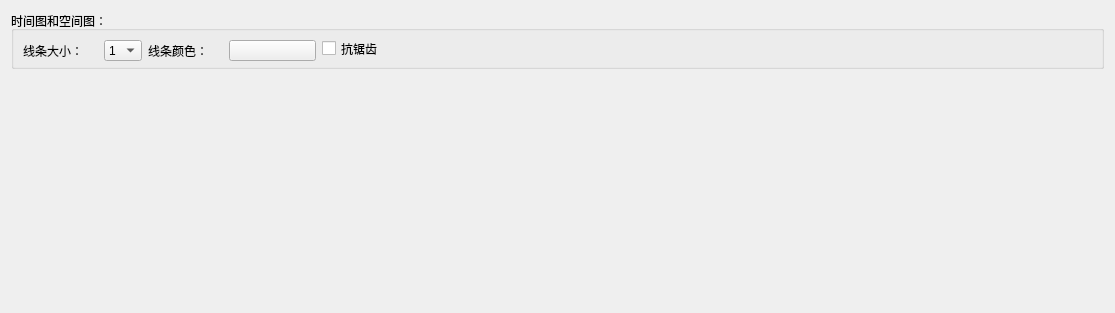
<?xml version="1.0" encoding="UTF-8"?>
<ui version="4.0">
 <class>RangConfigWidget</class>
 <widget class="QWidget" name="RangConfigWidget">
  <property name="geometry">
   <rect>
    <x>0</x>
    <y>0</y>
    <width>1115</width>
    <height>313</height>
   </rect>
  </property>
  <property name="windowTitle">
   <string>Form</string>
  </property>
  <layout class="QGridLayout" name="gridLayout">
   <item row="0" column="0">
    <widget class="QGroupBox" name="groupBox_3">
     <property name="minimumSize">
      <size>
       <width>0</width>
       <height>58</height>
      </size>
     </property>
     <property name="maximumSize">
      <size>
       <width>16777215</width>
       <height>58</height>
      </size>
     </property>
     <property name="title">
      <string>时间图和空间图：</string>
     </property>
     <layout class="QGridLayout" name="gridLayout_3">
      <item row="0" column="3">
       <spacer name="horizontalSpacer_3">
        <property name="orientation">
         <enum>Qt::Horizontal</enum>
        </property>
        <property name="sizeHint" stdset="0">
         <size>
          <width>626</width>
          <height>20</height>
         </size>
        </property>
       </spacer>
      </item>
      <item row="0" column="0">
       <layout class="QHBoxLayout" name="horizontalLayout_10">
        <item>
         <widget class="QLabel" name="label_6">
          <property name="minimumSize">
           <size>
            <width>75</width>
            <height>21</height>
           </size>
          </property>
          <property name="maximumSize">
           <size>
            <width>75</width>
            <height>21</height>
           </size>
          </property>
          <property name="text">
           <string>线条大小：</string>
          </property>
         </widget>
        </item>
        <item>
         <widget class="QComboBox" name="linesSizeEdit">
          <property name="minimumSize">
           <size>
            <width>38</width>
            <height>21</height>
           </size>
          </property>
          <property name="maximumSize">
           <size>
            <width>38</width>
            <height>21</height>
           </size>
          </property>
          <item>
           <property name="text">
            <string>1</string>
           </property>
          </item>
          <item>
           <property name="text">
            <string>2</string>
           </property>
          </item>
          <item>
           <property name="text">
            <string>3</string>
           </property>
          </item>
          <item>
           <property name="text">
            <string>4</string>
           </property>
          </item>
          <item>
           <property name="text">
            <string>5</string>
           </property>
          </item>
         </widget>
        </item>
       </layout>
      </item>
      <item row="0" column="1">
       <layout class="QHBoxLayout" name="horizontalLayout_11">
        <item>
         <widget class="QLabel" name="label_7">
          <property name="minimumSize">
           <size>
            <width>75</width>
            <height>21</height>
           </size>
          </property>
          <property name="maximumSize">
           <size>
            <width>75</width>
            <height>21</height>
           </size>
          </property>
          <property name="text">
           <string>线条颜色：</string>
          </property>
         </widget>
        </item>
        <item>
         <widget class="QPushButton" name="lineColor">
          <property name="minimumSize">
           <size>
            <width>87</width>
            <height>21</height>
           </size>
          </property>
          <property name="maximumSize">
           <size>
            <width>87</width>
            <height>21</height>
           </size>
          </property>
          <property name="text">
           <string/>
          </property>
         </widget>
        </item>
       </layout>
      </item>
      <item row="0" column="2">
       <widget class="QCheckBox" name="linescheckBox">
        <property name="text">
         <string>抗锯齿</string>
        </property>
       </widget>
      </item>
     </layout>
    </widget>
   </item>
   <item row="1" column="0">
    <spacer name="verticalSpacer">
     <property name="orientation">
      <enum>Qt::Vertical</enum>
     </property>
     <property name="sizeHint" stdset="0">
      <size>
       <width>20</width>
       <height>228</height>
      </size>
     </property>
    </spacer>
   </item>
  </layout>
 </widget>
 <resources/>
 <connections/>
</ui>
